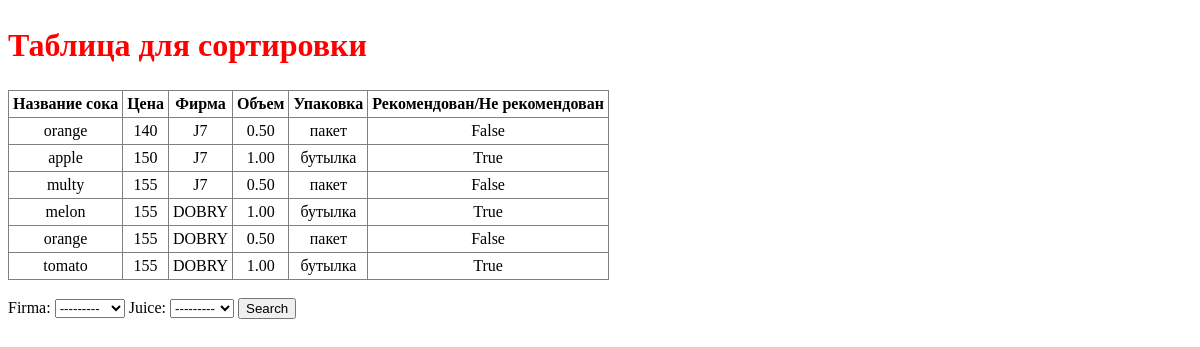
The page /table/1/ on the database its author committed.
### table_sv/models.py (models this page shows)
class Product(models.Model):
    name = models.CharField(max_length=10)
    price = models.IntegerField()
    firma = models.ForeignKey(Company, on_delete=models.CASCADE)
    volume = models.DecimalField(decimal_places=2, max_digits=4, blank=True, null=True)
    pack = models.CharField(max_length=10, blank=True, null=True)
    commend = models.BooleanField(blank=True, null=True)
    def __str__(self):
        return self.name

class Company(models.Model):
    title = models.CharField(max_length=20)
    def __str__(self):
        return self.title

### table_sv/views.py (the view, shortened to what this page needs)
# urls.py: path('table/1/',views.table1,name='sv1'),
def table1(req):
    baza = Product.objects.all()
    anketa = FormaJuice()
    bd = []
    for i in baza:
        bd.append([i.name, i.price, i.firma.title, i.volume, i.pack, i.commend])
    print(bd)
    title = ['Название сока', 'Цена', 'Фирма', 'Объем', 'Упаковка',
             'Рекомендован/Не рекомендован']  # строка с заголовком
    data = {'table': bd, 'title': title, 'forma': anketa}  # данные для вывода
    return render(req, 'totable.html', context=data)

### table_sv/forms.py
class FormaJuice(forms.Form):
    all = Company.objects.all()
    firma = forms.ModelChoiceField(all, required=False)
    juice = forms.ModelChoiceField(Product.objects.all(), required=False)

### templates/totable.html (shortened to what this page needs)
<!DOCTYPE html>
{% load static %}
<html lang="en">
<head>
    <link rel="stylesheet" type="text/css" href="{% static 'style.css' %}">
</head>
<body>
<h2>Таблица для сортировки</h2>
<table>
    <tr>
        {% for t in title %}
            <th>{{ t }}</th>
        {% endfor %}
    </tr>
    {% for t in table %}
        <tr>
            {% for one in t %}
                <td>{{ one }}</td>
            {% endfor %}
        </tr>
    {% endfor %}
</table>
<br>
<form action="" method="post">
    {{ forma }}
    <input type="submit" value="Search">
</form>
</body>
</html>

### table_sv/static/style.css (style rules this page uses)
h2 { color: red; font-size: 2em; }
td { border: 1px solid grey; padding: 4px; text-align: center; }
th { border: 1px solid grey; padding: 4px; text-align: center; }
table { border: 1px solid grey; border-collapse: collapse; }

### rows shown on the page
Product: t "orange" "0.50" "пакет"
Company: t "J7" "J7" "J7"
Product: t "apple" "1.00" "бутылка"
Product: t "multy" "0.50" "пакет"
Product: t "melon" "1.00" "бутылка"
Company: t "DOBRY" "DOBRY" "DOBRY"
Product: t "orange" "0.50" "пакет"
Product: t "tomato" "1.00" "бутылка"

### other values the page prints
{{ t }} "Название сока" "Цена" "Фирма" "Объем" "Упаковка" "Рекомендован/Не рекомендован"
{{ one }} "140" "False" "150" "True" "155" "False" "155" "True" "155" "False" "155" "True"
